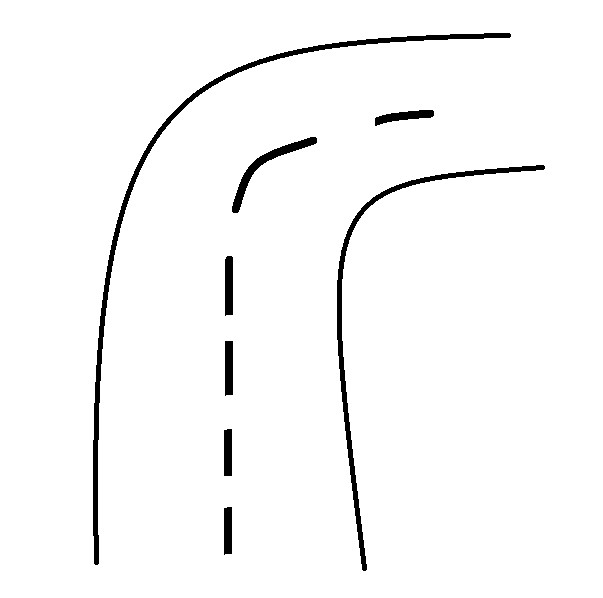
#> input picture curve.jpg, 603 x 598 px
$ jupyter execute 'Curve Hough Transform .ipynb'
#> lines starting #> are read from the running program, lines starting #| are printed output that depends on the picture; after the words box and inside, x2 and y2 are one past the last pixel; in counts of white or black regions, pixels touching at a corner belong together
[cell 1]
import cv2
import numpy as np
import matplotlib.pyplot as plt

image = cv2.imread('curve.jpg')
#> image is the input picture: shape (598, 603, 3); min 0, max 255, mean 248
plt.imshow(image)
plt.axis('off')
plt.show()

## Detecting the lines step by step by increasing the region of interest

[cell 2]
#BOTTOM HALF

def detect_lanes(image):
    gray = cv2.cvtColor(image, cv2.COLOR_BGR2GRAY)
    blurred = cv2.GaussianBlur(gray, (5, 5), 0)
    edges = cv2.Canny(blurred, 50, 150)
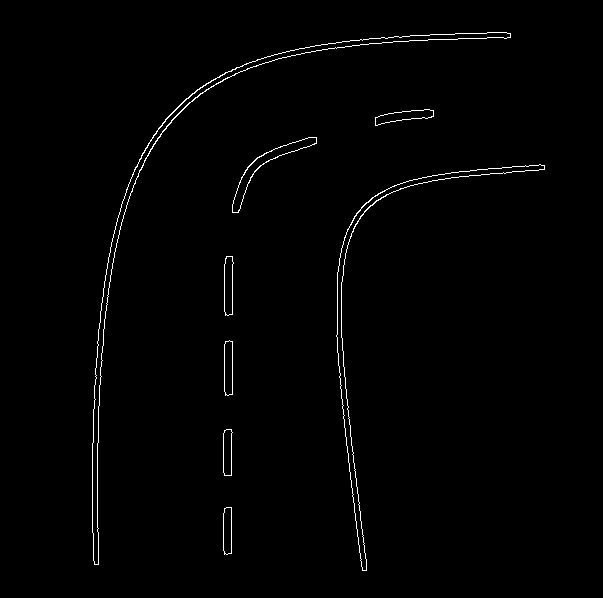
#> edges: shape (598, 603); 1% white in thin lines or dots, all inside (x1, y1, x2, y2) = (92, 32, 545, 571)

    # region of interest (bottom half of the image)
    height, width = edges.shape
#> height = 598; width = 603
    mask = np.zeros_like(edges)
    roi_vertices = np.array([[(0, height // 2), (width, height // 2), (width, height), (0, height)]], dtype=np.int32)
    cv2.fillPoly(mask, roi_vertices, 255)
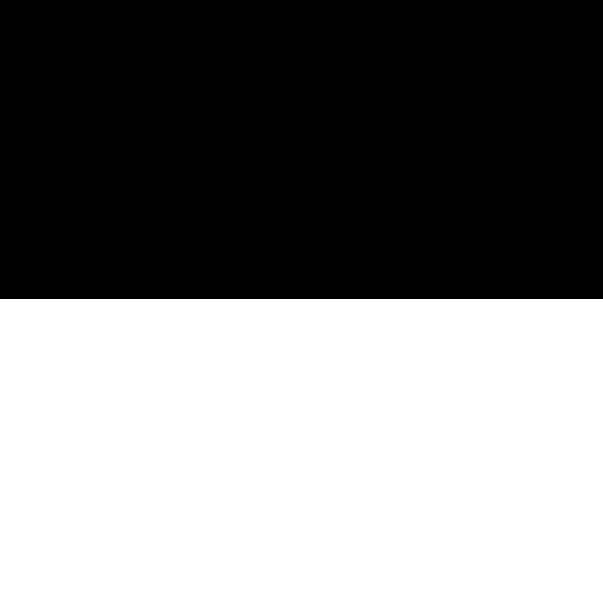
#> mask: shape (598, 603); 50% white; 1 white region, box (x1, y1, x2, y2) and area: (0, 299, 603, 598) 180297
    # applying white mask
    masked_edges = cv2.bitwise_and(edges, mask)
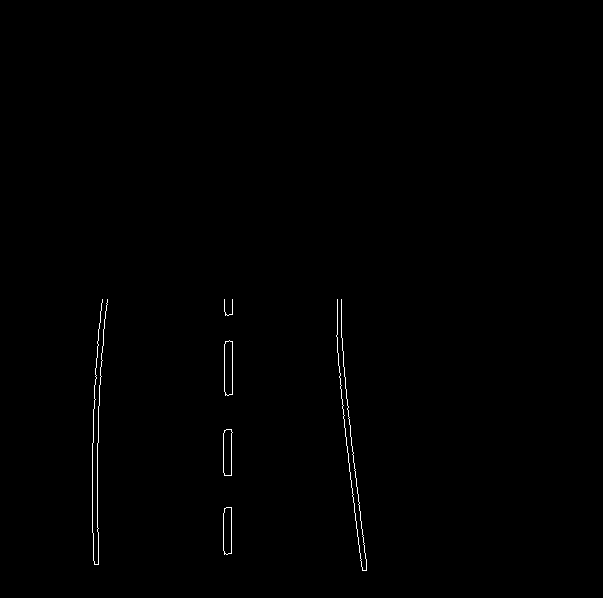
#> masked_edges: shape (598, 603); 0.4% white in thin lines or dots, all inside (x1, y1, x2, y2) = (92, 299, 367, 571)

    # Hough Transform probabilistic
    lines = cv2.HoughLinesP(masked_edges, rho=1, theta=np.pi/180, threshold=20, minLineLength=40, maxLineGap=70)
#> lines = 17 rows, first 6: [337, 300, 365, 570], [97, 477, 101, 353], [340, 386, 362, 570], [92, 470, 95, 368], [231, 553, 231, 314], [232, 432, 232, 299]

    # draw lines
    line_image = np.zeros_like(image)
    if lines is not None:
        for line in lines:
            x1, y1, x2, y2 = line[0]
            cv2.line(line_image, (x1, y1), (x2, y2), (255, 0, 0), 4)
#> this loop made 17 passes
#> (x1, y1, x2, y2) on passes 1 to 12: (337, 300, 365, 570), (97, 477, 101, 353), (340, 386, 362, 570), (92, 470, 95, 368), (231, 553, 231, 314), (232, 432, 232, 299), (223, 550, 223, 433), (92, 488, 93, 560), (224, 554, 224, 299), (343, 418, 361, 566), (97, 499, 98, 555), (339, 377, 341, 299)
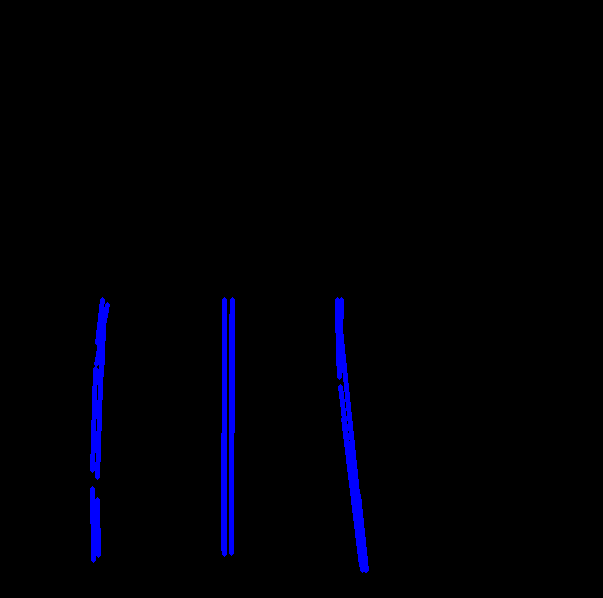
#> line_image: shape (598, 603, 3); mean of channels 0, 1, 2 5.6, 0, 0; drawn as B, G, R

    result = cv2.addWeighted(image, 0.6, line_image, 1, 0)
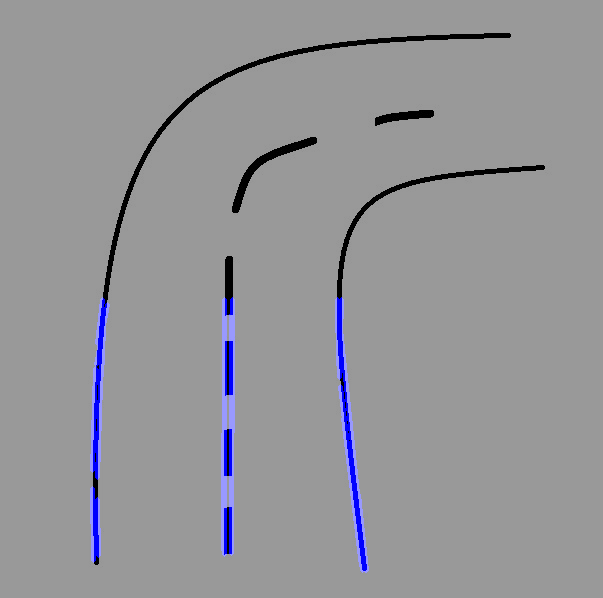
#> result: shape (598, 603, 3); mean B, G, R 152.5, 148.8, 148.8

    return result

# Assuming 'image' is your input image
result = detect_lanes(image)
plt.imshow(result)
plt.axis('off')
plt.show()

[cell 3]
#COMPLETE IMAGE

def detect_lanes(image):
    gray = cv2.cvtColor(image, cv2.COLOR_BGR2GRAY)
    blurred = cv2.GaussianBlur(gray, (5, 5), 0)
    edges = cv2.Canny(blurred, 50, 150)

    #region of interest
    height, width = edges.shape
#> height = 598; width = 603
    mask = np.zeros_like(edges)
    roi_vertices = np.array([[(0, 0), (width,0), (width, height), (0, height)]], dtype=np.int32)
#> roi_vertices = [[0, 0], [603, 0], [603, 598], [0, 598]]
    cv2.fillPoly(mask, roi_vertices, 255)
#> mask: shape (598, 603); every value is 255
    #applying white mask
    masked_edges = cv2.bitwise_and(edges, mask)

    # hough Transform probabilistic
    lines = cv2.HoughLinesP(masked_edges, rho=1, theta=np.pi/180, threshold=20, minLineLength=40, maxLineGap=70)
#> lines = 57 rows, first 6: [340, 387, 362, 570], [232, 432, 232, 204], [224, 554, 224, 264], [97, 482, 104, 281], [92, 481, 96, 358], [337, 300, 365, 570]

    # draw lines
    line_image = np.zeros_like(image)
    if lines is not None:
        for line in lines:
            x1, y1, x2, y2 = line[0]
            cv2.line(line_image, (x1, y1), (x2, y2), (255, 0, 0), 4)
#> this loop made 57 passes
#> (x1, y1, x2, y2) on passes 1 to 12: (340, 387, 362, 570), (232, 432, 232, 204), (224, 554, 224, 264), (97, 482, 104, 281), (92, 481, 96, 358), (337, 300, 365, 570), (397, 184, 544, 168), (406, 41, 500, 32), (231, 553, 231, 256), (278, 53, 352, 40), (223, 550, 223, 433), (267, 56, 455, 33)
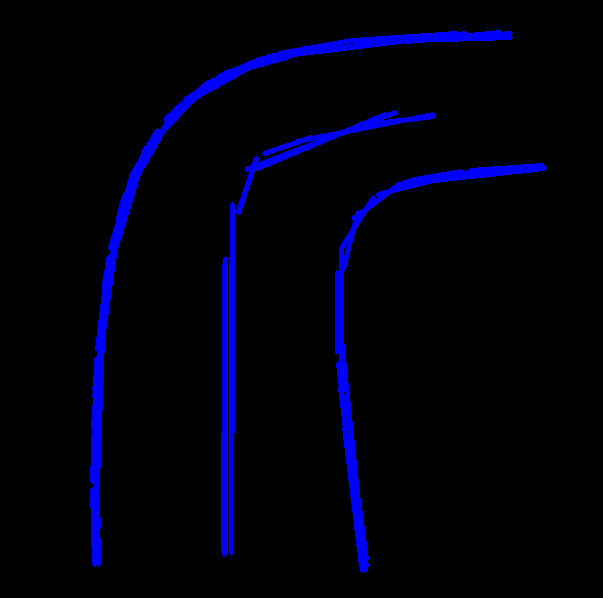
#> line_image: shape (598, 603, 3); mean of channels 0, 1, 2 13.7, 0, 0; drawn as B, G, R

    result = cv2.addWeighted(image,0.5, line_image, 1, 0)
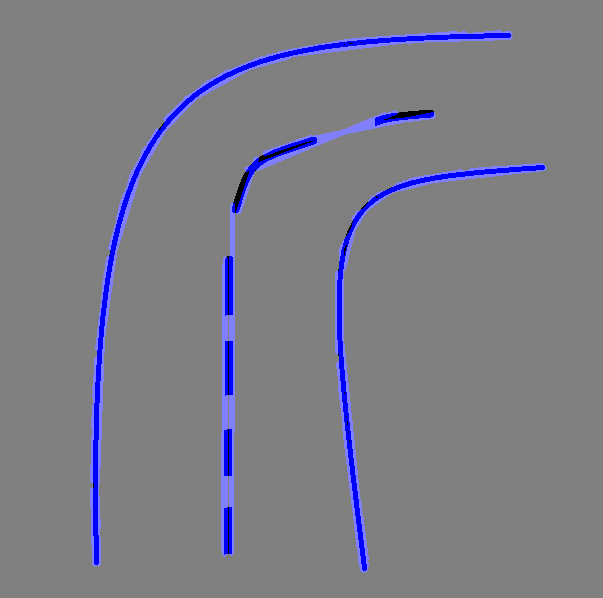
#> result: shape (598, 603, 3); mean B, G, R 134.5, 124.5, 124.5

    return result

result = detect_lanes(image)
plt.imshow(result)
plt.axis('off')
plt.show()

### Line detection with full image as ROI and high minimum line length

[cell 4]
def detect_lanes(image):
    gray = cv2.cvtColor(image, cv2.COLOR_BGR2GRAY)
    blurred = cv2.GaussianBlur(gray, (5, 5), 0)
    edges = cv2.Canny(blurred, 50, 150)

    #region of interest
    height, width = edges.shape
#> height = 598; width = 603
    mask = np.zeros_like(edges)
    roi_vertices = np.array([[(0, 0), (width, 0), (width, height), (0, height)]], dtype=np.int32)
#> roi_vertices = [[0, 0], [603, 0], [603, 598], [0, 598]]
    cv2.fillPoly(mask, roi_vertices, 255)
    #applying white mask
    masked_edges = cv2.bitwise_and(edges, mask)

    # hough Transform probabilistic
    lines = cv2.HoughLinesP(masked_edges, rho=1, theta=np.pi/180, threshold=20, minLineLength=180, maxLineGap=70)
#> lines = [[340, 387, 362, 570], [232, 432, 232, 204], [224, 554, 224, 264], [97, 482, 104, 281], [337, 300, 365, 570], [328, 43, 510, 37], [231, 553, 231, 256], [225, 553, 225, 258]]

    # draw lines
    line_image = np.zeros_like(image)
    if lines is not None:
        for line in lines:
            x1, y1, x2, y2 = line[0]
            cv2.line(line_image, (x1, y1), (x2, y2), (255, 0, 0), 4)
#> this loop made 8 passes

    result = cv2.addWeighted(image,0.6, line_image, 1, 0)

    return result

result = detect_lanes(image)
plt.imshow(result)
plt.axis('off')
plt.show()

### Line detection with full image as ROI and high line gap

[cell 5]
def detect_lanes(image):
    gray = cv2.cvtColor(image, cv2.COLOR_BGR2GRAY)
    blurred = cv2.GaussianBlur(gray, (5, 5), 0)
    edges = cv2.Canny(blurred, 50, 150)

    #region of interest
    height, width = edges.shape
    mask = np.zeros_like(edges)
    roi_vertices = np.array([[(0, 0), (width, 0), (width, height), (0, height)]], dtype=np.int32)
    cv2.fillPoly(mask, roi_vertices, 255)
    #applying white mask
    masked_edges = cv2.bitwise_and(edges, mask)

    # hough Transform probabilistic
    lines = cv2.HoughLinesP(masked_edges, rho=1, theta=np.pi/180, threshold=20, minLineLength=40, maxLineGap=400)
#> lines = 55 rows, first 6: [298, 49, 362, 570], [232, 432, 232, 69], [224, 554, 224, 73], [94, 564, 104, 281], [92, 481, 96, 358], [310, 46, 365, 570]

    # draw lines
    line_image = np.zeros_like(image)
    if lines is not None:
        for line in lines:
            x1, y1, x2, y2 = line[0]
            cv2.line(line_image, (x1, y1), (x2, y2), (255, 0, 0), 4)
#> this loop made 55 passes
#> (x1, y1, x2, y2) on passes 1 to 12: (298, 49, 362, 570), (232, 432, 232, 69), (224, 554, 224, 73), (94, 564, 104, 281), (92, 481, 96, 358), (310, 46, 365, 570), (119, 213, 544, 168), (264, 57, 502, 32), (231, 553, 231, 70), (341, 395, 341, 42), (223, 550, 223, 74), (278, 53, 351, 40)
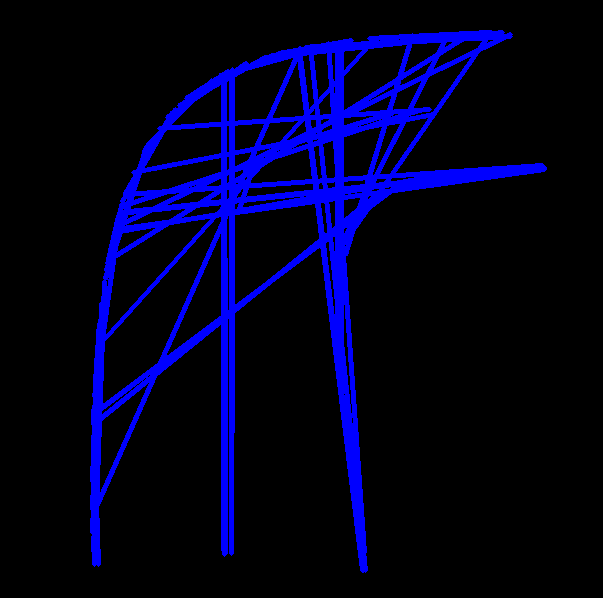
#> line_image: shape (598, 603, 3); mean of channels 0, 1, 2 31.3, 0, 0; drawn as B, G, R

    result = cv2.addWeighted(image,0.6, line_image, 1, 0)
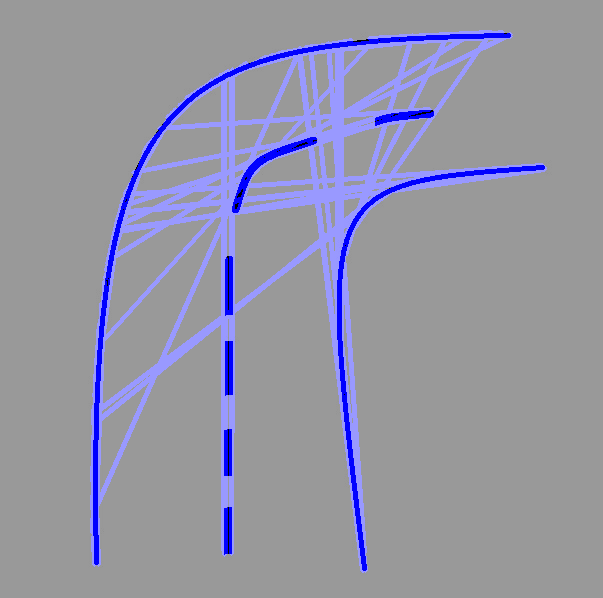
#> result: shape (598, 603, 3); mean B, G, R 165.3, 148.8, 148.8

    return result

result = detect_lanes(image)
plt.imshow(result)
plt.axis('off')
plt.show()
